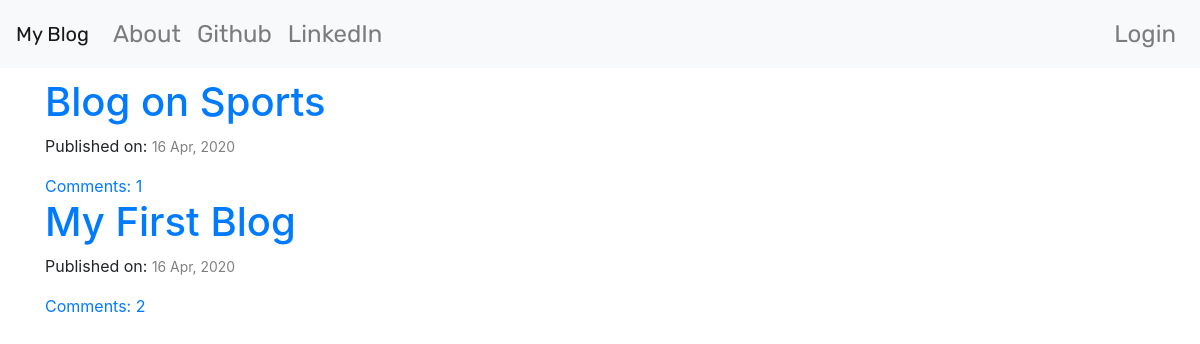
The page / on the database its author committed.
### blog/models.py (models this page shows, shortened)
class Post(models.Model):
    author = models.ForeignKey('auth.User', on_delete=models.CASCADE)
    title = models.CharField(max_length=200)
    text = models.TextField()
    created_date = models.DateTimeField(default=timezone.now)
    published_date = models.DateTimeField(blank=True,null=True)
    def approve_comments(self):
        return self.comments.filter(approved_comment=True)

### blog/views.py (the view)
# urls.py: path('',views.PostListView.as_view(), name='post_list'),
class PostListView(ListView):
    model = Post
    def get_queryset(self):
        return Post.objects.filter(published_date__lte=timezone.now()).order_by('-published_date')

### blog/templates/blog/post_list.html
{% extends "blog/base.html" %}
{% block content %}
  <div class="centerstage">
    {% for post in post_list %}
      <div class="post">
        <h1><a href="{% url 'post_detail' pk=post.pk %}">{{post.title}}</a></h1>
        <div class="date">
          <p>Published on:
            <span style="color:gray; font-size: 0.87em ">{{post.published_date|date:"d M, Y"}}</span>
            </p>
        </div>
        <a href="{% url 'post_detail' pk=post.pk %}">Comments: {{post.approve_comments.count}}</a>
      </div>
    {% endfor %}
  </div>
{% endblock %}

### blog/static/css/blog.css (style rules this page uses)
.centerstage { margin-left: auto; margin-right: auto; }
.loader { filter:hue-rotate(0deg); color: linear-gradient(45deg,#0f8,#08f); animation:hue 5000ms infinite linear; }

### rows shown on the page
Post: title "Blog on Sports", published_date "16 Apr, 2020", approve_comments.count "1"
Post: title "My First Blog", published_date "16 Apr, 2020", approve_comments.count "2"
